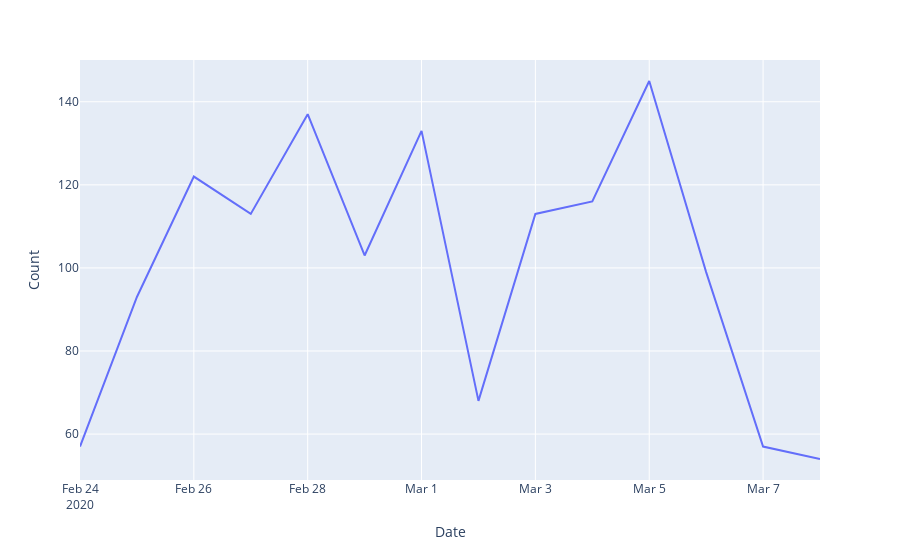

The code cell stored with this chart in its notebook:
### Code cell
confirmed_patient_before = before_mask.groupby('confirmed_date')['patient_id'].nunique()
confirmed_patient_before = pd.DataFrame(confirmed_patient_before)
confirmed_patient_before = confirmed_patient_before.reset_index()
confirmed_patient_before.columns=['Date','Count']

fig = px.line(confirmed_patient_before, x='Date', y='Count')
fig

### Figure 1 — Plotly figure (JSON) as saved in the notebook; plotly's stock layout.template omitted (floating-point values rounded to 4 significant figures)
{"data": [{"hovertemplate": "Date=%{x}<br>Count=%{y}<extra></extra>", "legendgroup": "", "line": {"color": "#636efa", "dash": "solid"}, "mode": "lines", "name": "", "orientation": "v", "showlegend": false, "type": "scatter", "x": ["2020-02-24T00:00:00", "2020-02-25T00:00:00", "2020-02-26T00:00:00", "2020-02-27T00:00:00", "2020-02-28T00:00:00", "2020-02-29T00:00:00", "2020-03-01T00:00:00", "2020-03-02T00:00:00", "2020-03-03T00:00:00", "2020-03-04T00:00:00", "2020-03-05T00:00:00", "2020-03-06T00:00:00", "2020-03-07T00:00:00", "2020-03-08T00:00:00"], "xaxis": "x", "y": [57, 93, 122, 113, 137, 103, 133, 68, 113, 116, 145, 99, 57, 54], "yaxis": "y"}], "layout": {"legend": {"tracegroupgap": 0}, "margin": {"t": 60}, "xaxis": {"anchor": "y", "domain": [0, 1], "title": {"text": "Date"}}, "yaxis": {"anchor": "x", "domain": [0, 1], "title": {"text": "Count"}}}}
